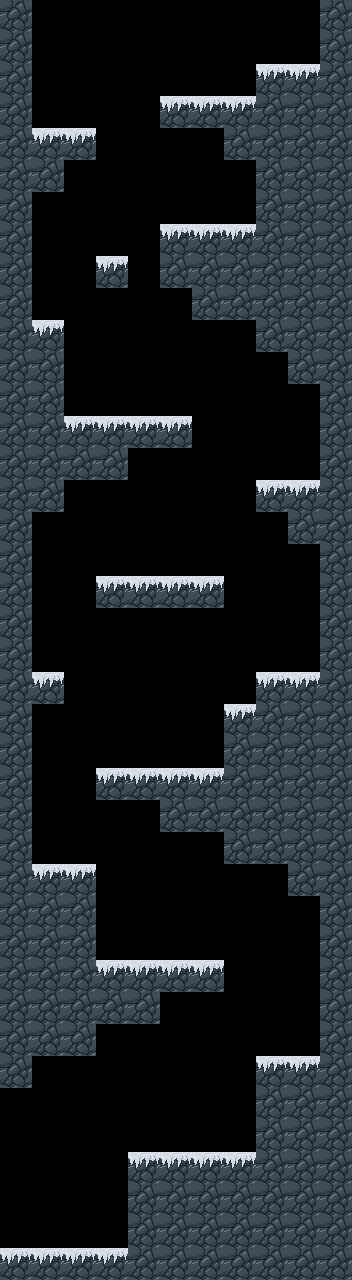

A level layout from a 2D game, rendered from its tile map. Below: a short description, then the map file with tile-grid data replaced by summaries:
An orthogonal 11x40 tile map with 32x32 px tiles, 1 tile layer (Tile Layer 1).

<map version="1.0" orientation="orthogonal" width="11" height="40" tilewidth="32" tileheight="32">
 <tileset firstgid="1" name="snowy" tilewidth="32" tileheight="32">
  <image source="../tilesets/snowy.png" width="256" height="256" />
 </tileset>
 <layer name="Tile Layer 1" width="11" height="40">
  <data>[440 cells, 205 non-empty, 3 distinct tile ids]</data>
 </layer>
</map>